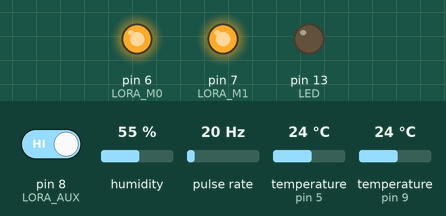
Recording of a sketch running on a simulated Arduino Pro Mini, built with avr-gcc and run on an emulated ATmega328P. Parts: output pins drawn as LEDs (lit = HIGH). Wiring (inferred from the names in the program): pulse sensor: data pin 3. The test bench sets the inputs (shaded band); at power-on: pin 8 (LORA_AUX) HIGH, humidity 55 %, pulse rate 20 Hz, temperature (sensors on pin 5, pin 9) 24 °C. Random numbers use the default seed unless the sketch sets one.

Above: at 1.2 s.
1.3 s: pin 8 (LORA_AUX) driven LOW
At 4.5 s:
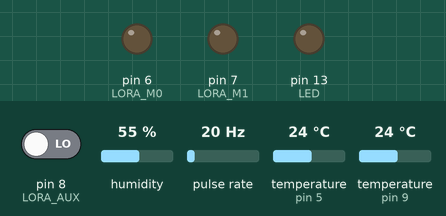
4.8 s: pin 8 (LORA_AUX) driven HIGH
Timing chart, 0 to 18.3 s (numbered marks = the images above; inputs shaded):
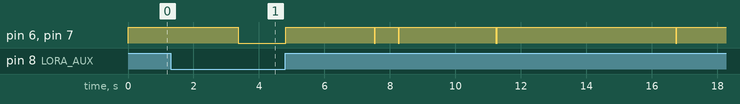

The sketch:

Hackathon_NodeCode.ino
```cpp
/* =====================================================================
 *  LoRa 환경 센서 노드 — 저전력 개정판 + DS18B20 노면온도(D9) 추가
 *  플랫폼 : Arduino Pro Mini 3.3V/8MHz + E22-900T22D + DHT22 + 74HC14 + DS18B20
 *
 *  적용된 방법론
 *   [M1] jitter 백오프를 delay() -> WDT 슬립 분산 (능동전류 제거)
 *   [M2] getFrequencyFloat() 정수나눗셈 버그만 수정
 *   [M3] 미사용 Serial 제거 + SoftwareSerial RX 리스닝 중지(PCINT 누설 차단)
 *   [M4] 미사용 GPIO INPUT_PULLUP / 상태LED핀 OUTPUT LOW (플로팅 누설 차단)
 *   [M7] 전원 LED 물리 제거 (하드웨어 — 코드 영향 없음)
 *
 * ===================================================================== */

#include <SoftwareSerial.h>
#include <DHT.h>
#include <LowPower.h>
#include <OneWire.h>
#include <DallasTemperature.h>

// --- 핀 정의 ---
SoftwareSerial loRaSerial(2, 4);   // RX=2(미사용), TX=4
#define DHTPIN      5
#define DHTTYPE     DHT22
DHT dht(DHTPIN, DHTTYPE);

#define FREQ_PIN    3
#define LORA_M0     6
#define LORA_M1     7
#define LORA_AUX    8

// --- DS18B20 노면온도 센서 (1-Wire, 데이터=D9) ---
// HW 필수: VCC-D9 사이 4.7kOhm 풀업 저항 1개. 방수 프로브가 저항 동봉형이면 재사용(중복 금지).
// 주의: 노면온도 필드 추가로 패킷 9B -> 11B. 게이트웨이 struct('<BIhHh') / EXPECTED_LENGTH(=12) 동기 필수.
#define ONE_WIRE_BUS 9
#define DS18B20_RES  11          // 해상도(9~12bit). 11bit=0.125C, 변환 ~375ms
OneWire oneWire(ONE_WIRE_BUS);
DallasTemperature roadTemp(&oneWire);

// --- 설정 값 ---
const uint8_t NODE_ID       = 1;
const int     SLEEP_MINUTES = 1;

// --- 패킷 (11바이트, 게이트웨이 struct.unpack('<BIhHh') 와 일치) ---
struct __attribute__((packed)) LoRaPacket {
  uint8_t  node_id;        // 1B
  uint32_t freq_raw;       // 4B  실제주파수     x 100
  int16_t  temp_raw;       // 2B  공기온도(DHT22) x 10
  uint16_t hum_raw;        // 2B  공기습도(DHT22) x 10
  int16_t  road_temp_raw;  // 2B  노면온도(DS18B20) x 10  (에러 시 -9990 = -999.0)
};

// [M4] 미사용 핀 처리
void configureUnusedPins() {
  pinMode(13, OUTPUT); digitalWrite(13, LOW);   // 상태LED핀(존재 시) 소등 + 플로팅 방지
  const uint8_t unused[] = {0, 1, 10, 11, 12, A1, A2, A3, A4, A5, A6, A7};
  for (uint8_t i = 0; i < sizeof(unused); i++) pinMode(unused[i], INPUT_PULLUP);
}

void setup() {
  // [M3] Serial 미사용 → Serial.begin() 제거

  // LoRa 제어 핀 + 시작 시 딥슬립(M0=1,M1=1)
  pinMode(LORA_M0, OUTPUT);
  pinMode(LORA_M1, OUTPUT);
  pinMode(LORA_AUX, INPUT);
  digitalWrite(LORA_M0, HIGH);
  digitalWrite(LORA_M1, HIGH);

  // 주파수 입력 핀 (센서 레일은 VCC 상시 구동)
  pinMode(FREQ_PIN, INPUT);

  // 다중노드 백오프 분산용 시드 (A0 플로팅 노이즈 + NODE_ID)
  randomSeed(analogRead(A0) + NODE_ID);

  configureUnusedPins();             // [M4]
  pinMode(A0, INPUT_PULLUP);         // 시드 사용 후 A0도 풀업

  // [M3] LoRa는 TX 전용 → RX 리스닝 중지(PCINT/RX 잔류 누설·오웨이크 제거)
  loRaSerial.begin(9600);
  loRaSerial.stopListening();        // write()는 영향 없음

  dht.begin();

  // DS18B20 (외부전원, 상시 VCC 레일). 1-Wire 4.7kOhm 풀업은 하드웨어 필수.
  roadTemp.begin();
  roadTemp.setResolution(DS18B20_RES);
}

void loop() {
  // [1][M1] 랜덤 백오프 — delay() 대신 WDT 슬립으로 분산
  //   random(0,20)*250ms = 0~4750ms. 이 동안 LoRa 딥슬립 유지.
  uint8_t jitterChunks = random(0, 20);
  for (uint8_t i = 0; i < jitterChunks; i++) {
    LowPower.powerDown(SLEEP_250MS, ADC_OFF, BOD_OFF);
  }

  // [2] 센서 측정 (센서는 VCC 상시 인가 상태)
  float t    = dht.readTemperature();
  float h    = dht.readHumidity();
  float freq = getFrequencyFloat();
  roadTemp.requestTemperatures();               // DS18B20 변환 요청(블로킹 ~375ms)
  float rt   = roadTemp.getTempCByIndex(0);     // 노면온도(에러 시 DEVICE_DISCONNECTED_C = -127)

  // [3] 패킷 생성 (정수화)
  LoRaPacket packet;
  packet.node_id  = NODE_ID;
  packet.freq_raw = (uint32_t)(freq * 100.0f);
  if (isnan(t) || isnan(h)) {
    packet.temp_raw = -999;   // 게이트웨이: -99.9 → 에러 판정
    packet.hum_raw  = 999;    // 게이트웨이:  99.9 → 에러 판정
  } else {
    packet.temp_raw = (int16_t)(t * 10.0f);
    packet.hum_raw  = (uint16_t)(h * 10.0f);
  }
  // DS18B20 노면온도 (DHT와 독립적으로 에러 판정)
  if (rt == DEVICE_DISCONNECTED_C || rt < -55.0f || rt > 125.0f) {
    packet.road_temp_raw = -9990;               // 게이트웨이: -999.0 -> 에러 판정
  } else {
    packet.road_temp_raw = (int16_t)(rt * 10.0f);
  }

  // [4] LoRa Normal Mode (M0=0, M1=0)
  digitalWrite(LORA_M0, LOW);
  digitalWrite(LORA_M1, LOW);
  delay(10);

  // [5] LoRa 전송 (바이너리 11바이트)
  loRaSerial.write((uint8_t*)&packet, sizeof(packet));

  // [6] 송신 완료 대기 (M5 미선택 → 원본 busy-wait 유지)
  while (digitalRead(LORA_AUX) == LOW) { delay(1); }
  delay(20);

  // [7] LoRa Deep Sleep (M0=1, M1=1, ~2uA)
  digitalWrite(LORA_M0, HIGH);
  digitalWrite(LORA_M1, HIGH);
  delay(100);

  // [8] 아두이노 수면 (8s x 112 = 896s ≈ 14.93분)
  int sleepCycles = (SLEEP_MINUTES * 6) / 8;
  for (int i = 0; i < sleepCycles; i++) {
    LowPower.powerDown(SLEEP_8S, ADC_OFF, BOD_OFF);
  }
}

// 주파수 측정 (float 반환) — [M2] 정수나눗셈 버그만 수정
float getFrequencyFloat() {
  const int sampleCount = 10;
  unsigned long totalPeriod = 0;
  int validSamples = 0;
  for (int i = 0; i < sampleCount; i++) {
    unsigned long high = pulseIn(FREQ_PIN, HIGH, 10000);
    unsigned long low  = pulseIn(FREQ_PIN, LOW, 10000);
    if (high > 0 && low > 0) {
      totalPeriod += (high + low);
      validSamples++;
    }
  }
  if (validSamples > 0) {
    // [M2 FIX] 정수나눗셈 절삭 제거: 평균주기를 float로 계산 후 역수
    return 1000000.0f / ((float)totalPeriod / (float)validSamples);
  }
  return 0.0f;
}
```
